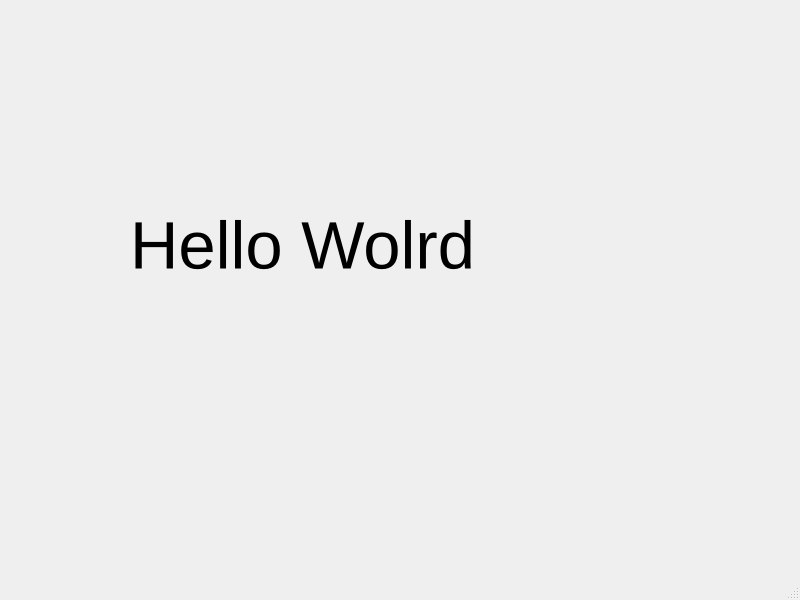
<?xml version="1.0" encoding="UTF-8"?>
<ui version="4.0">
 <class>MainWindow</class>
 <widget class="QMainWindow" name="MainWindow">
  <property name="geometry">
   <rect>
    <x>0</x>
    <y>0</y>
    <width>800</width>
    <height>600</height>
   </rect>
  </property>
  <property name="windowTitle">
   <string>MainWindow</string>
  </property>
  <widget class="QWidget" name="centralwidget">
   <widget class="QLabel" name="label">
    <property name="geometry">
     <rect>
      <x>130</x>
      <y>110</y>
      <width>501</width>
      <height>271</height>
     </rect>
    </property>
    <property name="font">
     <font>
      <pointsize>50</pointsize>
     </font>
    </property>
    <property name="text">
     <string>Hello Wolrd</string>
    </property>
   </widget>
  </widget>
  <widget class="QMenuBar" name="menubar">
   <property name="geometry">
    <rect>
     <x>0</x>
     <y>0</y>
     <width>800</width>
     <height>25</height>
    </rect>
   </property>
  </widget>
  <widget class="QStatusBar" name="statusbar"/>
 </widget>
 <resources/>
 <connections/>
</ui>
